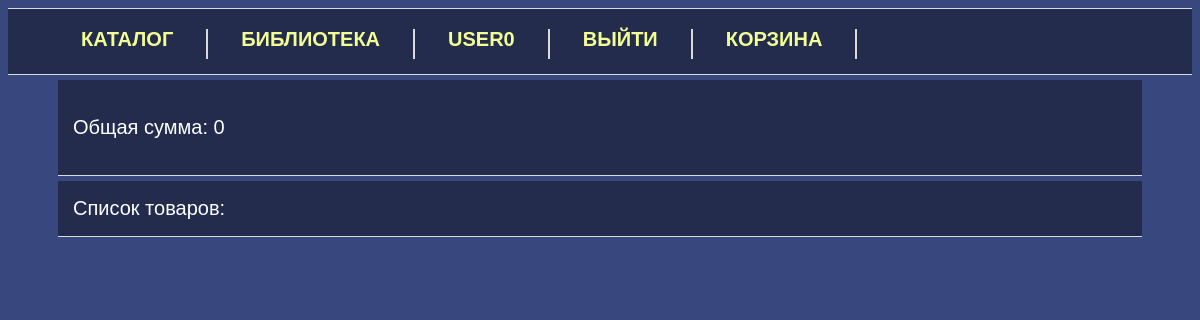
The page /shop/chart/ (signed in) on the database as committed earlier.
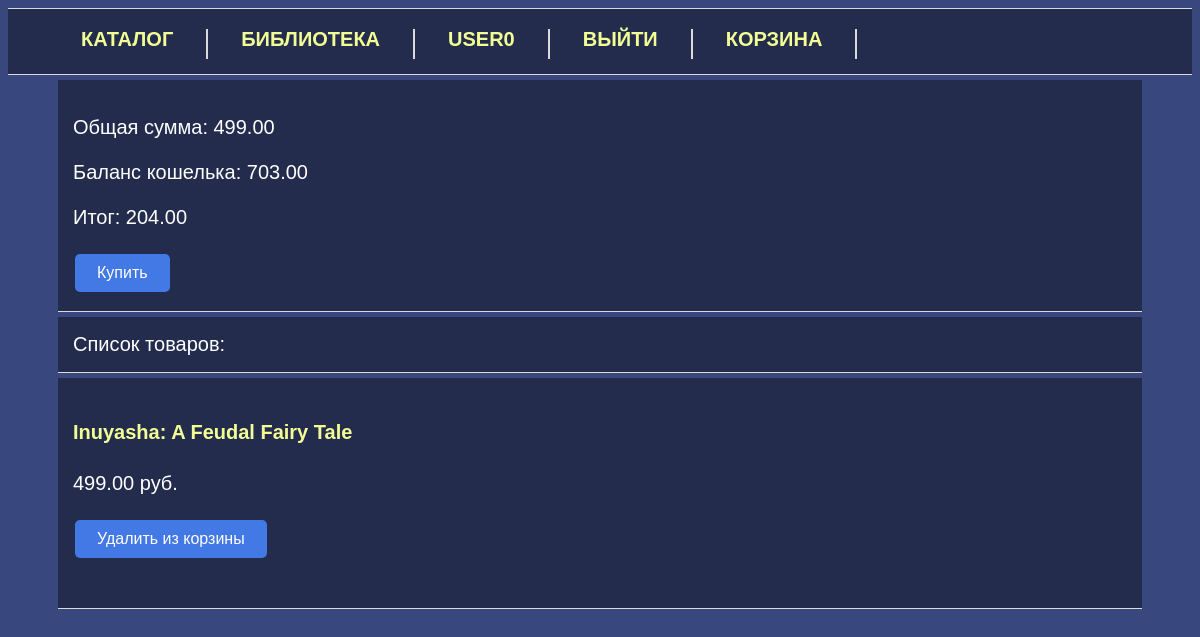
The same page on the database as committed later.
### shop/models.py (models this page shows, shortened)
class UserProfile(models.Model):
    user = models.OneToOneField(User, verbose_name='Пользователь', on_delete=models.CASCADE)
    balance = models.DecimalField(verbose_name='Баланс',  max_digits=10, decimal_places=2)
    class Meta:
        verbose_name = 'Профиль пользователя'
        verbose_name_plural = 'Профили пользователей'

class GameDetail(models.Model):
    label = models.CharField(max_length=100)
    cover = models.ImageField('Обложка игры', upload_to='game_covers')
    release_date = models.DateField('дата выхода')
    price = models.DecimalField(verbose_name='Цена', max_digits=10, decimal_places=2, default=0)
    developer = models.CharField(max_length=100)
    publisher = models.CharField(max_length=100)
    description = models.CharField(max_length=2000)
    is_deleted = models.BooleanField(verbose_name='метка удаления', default=False)
    class Meta:
        verbose_name = 'Игра'
        verbose_name_plural = 'Игры'

### shop/views.py (the view)
# urls.py: path("chart/", views.chart, name="chart"),
def chart(request):
    current_user = request.user
    userProfile = UserProfile.objects.get(user=current_user.id)
    gamesList = [userGame.game for userGame in UserChart.objects.filter(user=current_user.id)]
    totalPrice = 0
    for game in gamesList:
        totalPrice += game.price
        if len(game.description) > 300:
            game.description = game.description[:300]
    context = { 'total_price': totalPrice , 'balance': userProfile.balance,
                'total': userProfile.balance - totalPrice,
                'is_enough_money': totalPrice <= userProfile.balance}
    return render(request, "shop/chart.html", {'context': context, 'games_list': gamesList})

### shop/templates/shop/chart.html (shortened to what this page needs)
{% extends "shop/components/navigationBar.html" %}
{% block content %}
<div class="main_div">
<div class="gamesList" >
    <div class="chartPanel">
        <p>Общая сумма: {{ context.total_price }}</p>
        {% if games_list %}
            <p>Баланс кошелька: {{ context.balance }}</p>
            {% if context.is_enough_money %}
                <p>Итог: {{ context.total }}</p>
                <form action="{% url 'shop:purchase' %}" method="post">{% csrf_token %}
                    <button class="button1">Купить</button>
                </form>
            {% else %}
                <p>Недостаточно средств</p>
            {% endif %}
        {% endif %}
    </div>
    <div class="chartPanel">
        Список товаров:
    </div>
    {% for game in games_list %}
    <div class="gamePanel">
        <div class="text left">
            <a href="{% url 'shop:detail' game.id %}">
                <h4>{{ game.label }}</h4>
            </a>
            <p>{{ game.price }} руб. </p>
            <form action="{% url 'shop:delete-from-chart' game.id %}" method="post">{% csrf_token %}
                <button class="button1">Удалить из корзины</button>
            </form>
        </div>
    </div>
    {% endfor %}
</div>
</div>
{% endblock content %}

Rows that differ between the two databases and show on the page:
now on this page (row edited): UserProfile: balance "703.00"
added GameDetail: label "Inuyasha: A Feudal Fairy Tale", price "499.00"
Other text that changed with them:
{{ context.total_price }}: "0" → "499.00"
{{ context.total }}: (not shown) → "204.00"
text now shown: "Баланс кошелька: Итог: Купить"
